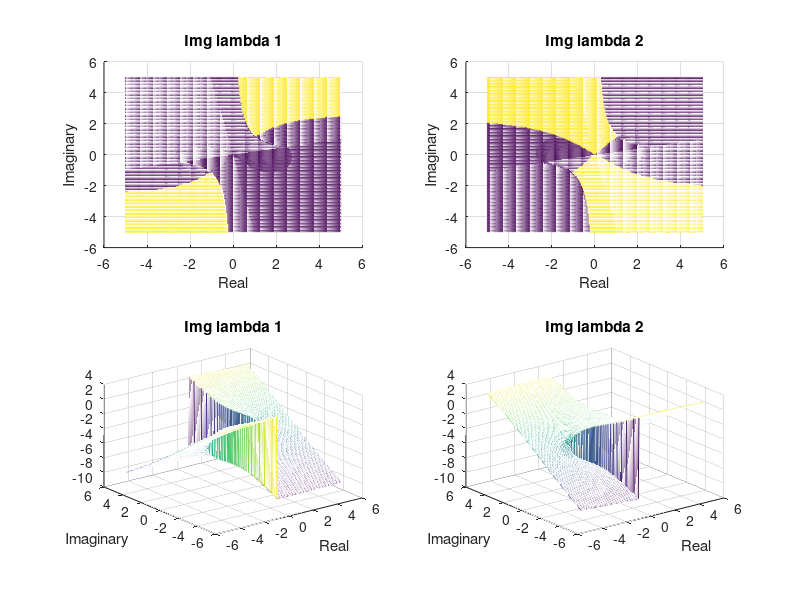
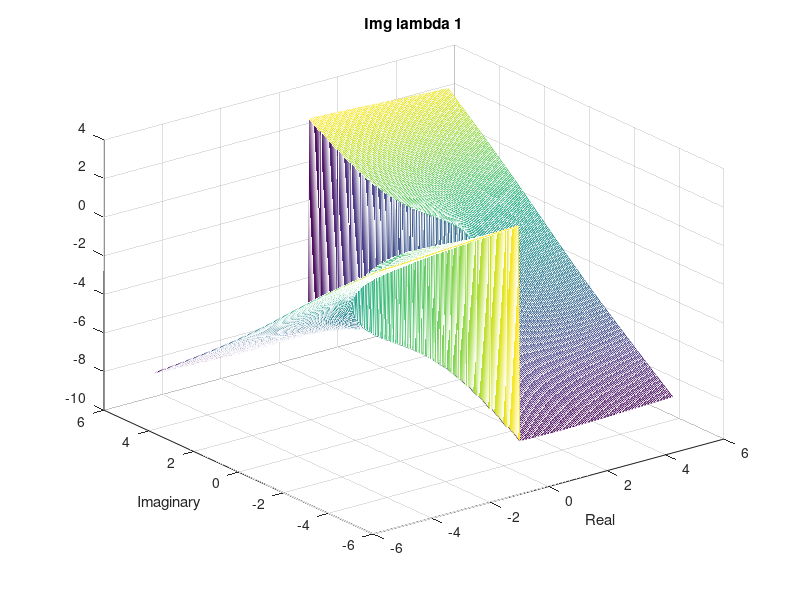
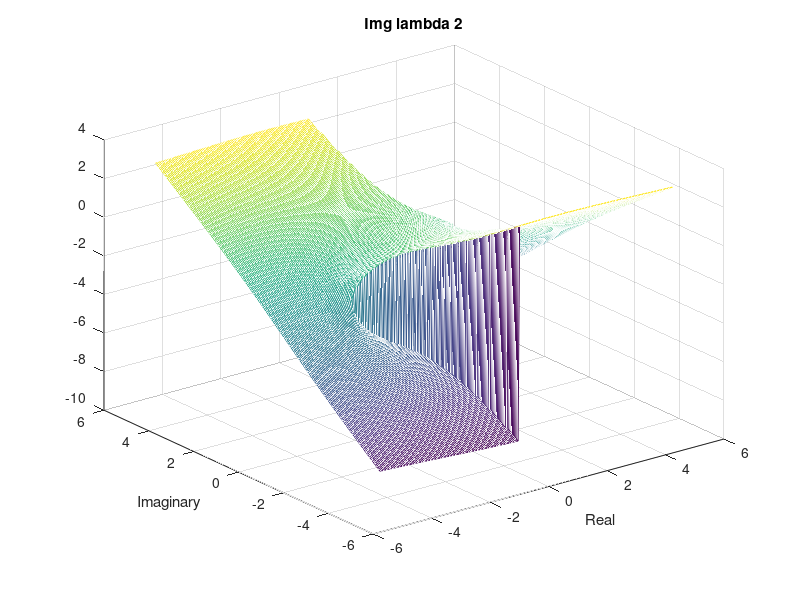
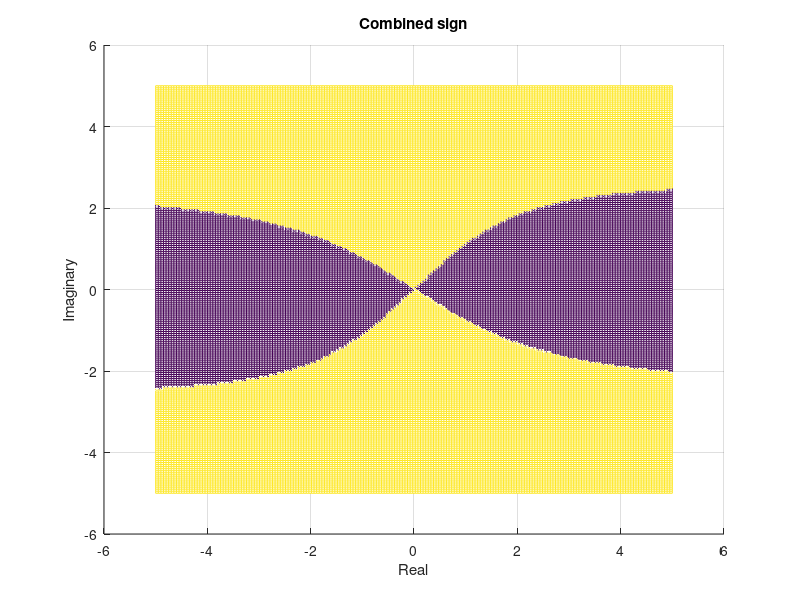

The MATLAB script that drew these images, in order:
% Plots the effect of imaginary and real values for omega, with gamma as 
% a set constant and epsilon always 1

% Clear memory and set format for output to screen
clear all
format short e

% Gamma parameter
gamma=5;

% Grid parameters
L = 10;
N = 200;

% Set up the grid.
x = linspace(-L/2,L/2,N);     
y = linspace(0,L/2,N);

% Lambda formulas
LambdaOne = @(omega) -1i.*gamma./2+sqrt(-gamma.^2-2i.*gamma+1+4*(omega).^2)./2;
LambdaTwo = @(omega) -1i.*gamma./2-sqrt(-gamma.^2-2i.*gamma+1+4*(omega).^2)./2;
z1=zeros(N,N);
z2=zeros(N,N);

% Compute lambda 1, 2
[X,Y]=meshgrid(x,x);
Grid=X+Y.*1i;
z1=LambdaOne(Grid);
z2=LambdaTwo(Grid);
% z3=sqrt(4.*Grid.^2)/2;

C = zeros(N,N);
% Setup for color map
for n=1:N
    for m=1:N
      if imag(z1(m,n))>0
          C(m,n)=1;
      else
          C(m,n)=0;
      end
    end
end

D = zeros(N,N);

for n=1:N
    for m=1:N
      if imag(z2(m,n))>0
          D(m,n)=1;
      else
          D(m,n)=0;
      end
    end
end

% for n=1:N
%     for m=1:N
%       if imag(z3(m,n))>0
%           E(m,n)=1;
%       else
%           E(m,n)=0;
%       end
%     end
% end

F = C + D;

hold off
figure(1)
subplot(2,2,1)
mesh(X,Y,imag(z1),C)
view(2)
title('Img lambda 1')
xlabel('Real');
ylabel('Imaginary');

subplot(2,2,2);
mesh(X,Y,imag(z2),D)
view(2)
title('Img lambda 2')
xlabel('Real');
ylabel('Imaginary');

subplot(2,2,3)
mesh(X,Y,imag(z1))
title('Img lambda 1')
xlabel('Real');
ylabel('Imaginary');

subplot(2,2,4);
mesh(X,Y,imag(z2))
title('Img lambda 2')
xlabel('Real');
ylabel('Imaginary');

pause
figure(2)
mesh(X,Y,imag(z1))
title('Img lambda 1')
xlabel('Real');
ylabel('Imaginary');

figure(3)
mesh(X,Y,imag(z2))
title('Img lambda 2')
xlabel('Real');
ylabel('Imaginary');

figure(4)
mesh(X,Y,F)
view(2)
title('Combined sign');
xlabel('Real');
ylabel('Imaginary');




% pause
% figure(5)
% mesh(X,Y,imag(z3))
% title('Img lambda gamma 0')
% xlabel('Real');
% ylabel('Imaginary');
% 
% figure(2)
% mesh(X,Y,imag(z3),E)
% view(2)
% title('Img lambda gamma 0')
% xlabel('Real');
% ylabel('Imaginary');
